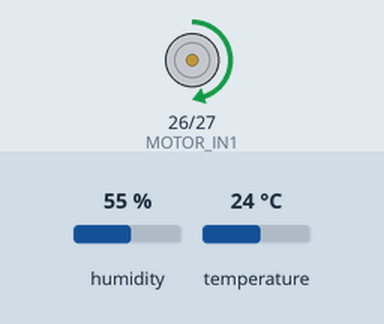
Bench run of a sketch on a simulated ESP32. Shown: motor-driver pin pairs drawn as motors (green arrow = first pin HIGH = forward, orange = second pin HIGH = backward, longer = more drive, scaled by the enable pin). Inputs (shaded band) come from the test bench; at power-on: temperature 24 °C, humidity 55 %. Nothing arrives over Bluetooth unless stated; a phone connects over Bluetooth LE 3 s after start; what the sketch prints to the serial monitor is not drawn.

Above: at 3.2 s.
3.3 s: temperature set to 28 °C
At 5.8 s:
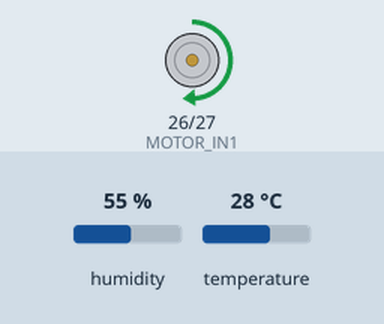
13.0 s: temperature set to 12 °C
At 14.8 s:
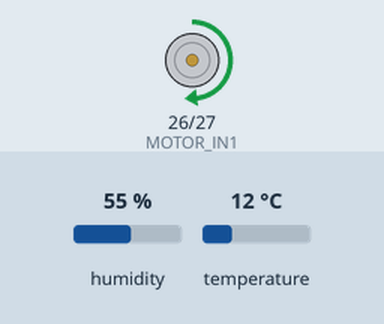
Timing chart, 0 to 16.6 s (numbered marks = the images above; inputs shaded):
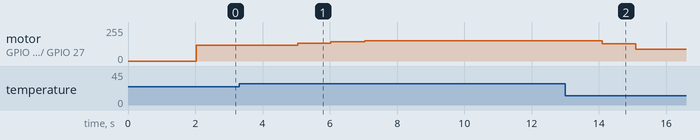

The sketch:

temperatura.ino
```cpp
#include <Arduino.h>
#include <BLEDevice.h>
#include <BLEServer.h>
#include <BLEUtils.h>
#include <BLE2902.h>
#include <DHT.h>
#include <ArduinoJson.h>

// =====================
// Configuración DHT11
// =====================
#define DHTPIN 4
#define DHTTYPE DHT11
DHT dht(DHTPIN, DHTTYPE);

// ================================
// Motor + Puente H (L298N/L293D)
// ================================
#define MOTOR_PWM_PIN 25
#define MOTOR_IN1 26
#define MOTOR_IN2 27
#define PWM_CHANNEL 0
#define PWM_FREQ 1000
#define PWM_RESOLUTION 8

// ===========
// BLE UUIDs
// ===========
#define SERVICE_UUID "4fafc201-1fb5-459e-8fcc-c5c9c331914b"
#define CHAR_TX_UUID "beb5483e-36e1-4688-b7f5-ea07361b26a8" // Notify ESP32->App
#define CHAR_RX_UUID "1c95d5e3-d8f7-413a-bf3d-7a2e5d7be87e" // Write  App->ESP32

// ===================
// Variables de control
// ===================
float currentTemp = 25.0;   // valor inicial razonable
float setpoint    = 24.0;
int   pwmValue    = 0;      // 0..100 (lógico, lo que ve la app)
bool  autoMode    = true;   // AUTO=true, MANUAL=false
bool  locked      = false;

unsigned long lastSensorRead = 0;
unsigned long lastBLESend    = 0;

const unsigned long SENSOR_INTERVAL = 1000;  // ms (DHT11 ~1s)
const unsigned long BLE_INTERVAL    = 1000;  // ms

// Para lecturas robustas
float lastValidTemp = 25.0;
bool  hasValidTemp  = false;

// Alarmas como arreglo
#include <vector>
std::vector<String> alarms;

// BLE
BLEServer*         pServer           = nullptr;
BLECharacteristic* pTxCharacteristic = nullptr;
bool deviceConnected = false;

// =========================
// Media móvil (suavizado)
// =========================
const int  AVG_N  = 5;
float      avgBuf[AVG_N] = {0};
int        avgIdx        = 0;
bool       avgPriming    = true;

// ============================================
// PROTOTIPOS
// ============================================
void sendAck(bool ok, const String& error);
void setupBLE();
void setupMotor();
float readTemperature();
void  controlLoop();
void  sendBLEData();

// ============================================
// ACK
// ============================================
void sendAck(bool ok, const String& error) {
  StaticJsonDocument<128> doc;
  doc["ok"] = ok;
  if (error.length() > 0) doc["error"] = error;

  String response;
  serializeJson(doc, response);

  if (deviceConnected && pTxCharacteristic) {
    pTxCharacteristic->setValue((uint8_t*)response.c_str(), response.length());
    pTxCharacteristic->notify();
  }
}

// ============================================
// Callbacks BLE
// ============================================
class ServerCallbacks: public BLEServerCallbacks {
  void onConnect(BLEServer* pServer) override {
    deviceConnected = true;
    Serial.println("Cliente conectado");
  }
  void onDisconnect(BLEServer* pServer) override {
    deviceConnected = false;
    Serial.println("Cliente desconectado");
    delay(500);
    pServer->startAdvertising();
  }
};

class RxCallbacks: public BLECharacteristicCallbacks {
  void onWrite(BLECharacteristic *pCharacteristic) override {
    String rxValue = pCharacteristic->getValue();
    if (rxValue.length() == 0) return;

    Serial.print("Recibido: ");
    Serial.println(rxValue);

    StaticJsonDocument<256> doc;
    DeserializationError err = deserializeJson(doc, rxValue);
    if (err) {
      Serial.print("Error parseando JSON: ");
      Serial.println(err.c_str());
      return;
    }

    String cmd = doc["cmd"] | "";

    // ---------- SETPOINT ----------
    if (cmd == "set_sp") {
      if (!locked) {
        float v = doc["value"] | setpoint;

        // 🔧 Rango válido 20–30 °C
        if (v < 20.0f) v = 20.0f;
        if (v > 30.0f) v = 30.0f;

        setpoint = v;
        sendAck(true, "");
        Serial.printf("Nuevo setpoint: %.1f\n", setpoint);
      } else {
        sendAck(false, "SP_LOCKED");
      }
    }

    // ---------- MODO AUTO/MANUAL ----------
    else if (cmd == "set_mode") {
      // Bloqueamos cambio de modo si locked = true
      if (locked) {
        sendAck(false, "MODE_LOCKED");
        Serial.println("Intento de cambiar modo estando BLOQUEADO");
        return;
      }

      String mode = doc["value"] | "AUTO";
      autoMode = (mode == "AUTO");
      sendAck(true, "");
      Serial.printf("Modo: %s\n", autoMode ? "AUTO" : "MANUAL");
    }

    // ---------- BLOQUEO ----------
    else if (cmd == "set_lock") {
      bool v = doc["value"] | false;
      locked = v;
      sendAck(true, "");
      Serial.printf("Bloqueo: %s\n", locked ? "ACTIVADO" : "DESACTIVADO");
    }

    // ---------- PWM MANUAL ----------
    else if (cmd == "set_pwm") {
      // En AUTO jamás aceptamos set_pwm
      if (autoMode) {
        sendAck(false, "NOT_MANUAL_MODE");
        Serial.println("set_pwm ignorado: modo AUTO");
        return;
      }

      // Sólo en MANUAL, y si NO está bloqueado
      if (locked) {
        sendAck(false, "PWM_LOCKED");
        Serial.println("Intento de cambiar PWM MANUAL estando BLOQUEADO");
        return;
      }

      int v = doc["value"] | pwmValue;
      v = constrain(v, 0, 100);
      pwmValue = v;
      sendAck(true, "");
      Serial.printf("PWM manual (lógico): %d\n", pwmValue);
    }
  }
};

// ============================================
// BLE Setup
// ============================================
void setupBLE() {
  BLEDevice::init("ESP32-TempControl"); // nombre que filtra la app
  pServer = BLEDevice::createServer();
  pServer->setCallbacks(new ServerCallbacks());

  BLEService *pService = pServer->createService(SERVICE_UUID);

  pTxCharacteristic = pService->createCharacteristic(
    CHAR_TX_UUID,
    BLECharacteristic::PROPERTY_NOTIFY
  );
  pTxCharacteristic->addDescriptor(new BLE2902());

  BLECharacteristic *pRxCharacteristic = pService->createCharacteristic(
    CHAR_RX_UUID,
    BLECharacteristic::PROPERTY_WRITE
  );
  pRxCharacteristic->setCallbacks(new RxCallbacks());

  pService->start();

  BLEAdvertising *pAdvertising = BLEDevice::getAdvertising();
  pAdvertising->addServiceUUID(SERVICE_UUID);
  pAdvertising->setScanResponse(false);
  pAdvertising->setMinPreferred(0x0);
  BLEDevice::startAdvertising();

  Serial.println("BLE iniciado. Esperando conexión...");
}

// ============================================
// Motor + PWM
// ============================================
void setupMotor() {
  pinMode(MOTOR_IN1, OUTPUT);
  pinMode(MOTOR_IN2, OUTPUT);

  digitalWrite(MOTOR_IN1, HIGH);
  digitalWrite(MOTOR_IN2, LOW);

#if ESP_ARDUINO_VERSION >= ESP_ARDUINO_VERSION_VAL(3, 0, 0)
  ledcAttach(MOTOR_PWM_PIN, PWM_FREQ, PWM_RESOLUTION);
#else
  ledcSetup(PWM_CHANNEL, PWM_FREQ, PWM_RESOLUTION);
  ledcAttachPin(MOTOR_PWM_PIN, PWM_CHANNEL);
#endif

  Serial.println("Motor configurado");
}

// ============================================
// Lectura + Media móvil (robusta)
// ============================================
float readTemperature() {
  alarms.clear();

  float raw = dht.readTemperature();
  bool error = false;

  if (isnan(raw)) {
    alarms.push_back("SENSOR_ERROR");
    error = true;
  } else if (raw < -10 || raw > 60) {
    alarms.push_back("TEMP_OUT_OF_RANGE");
    error = true;
  }

  if (error) {
    // Si ya tenemos alguna lectura válida → la usamos
    if (hasValidTemp) {
      Serial.println("⚠️ DHT inválido, usando última temperatura válida");
      return lastValidTemp;
    }
    // Si nunca hubo una válida, devolvemos currentTemp (inicial)
    Serial.println("⚠️ DHT inválido, sin lecturas previas, usando valor inicial");
    return currentTemp;
  }

  // Media móvil simple
  avgBuf[avgIdx] = raw;
  avgIdx = (avgIdx + 1) % AVG_N;

  float sum = 0;
  int count = avgPriming ? (avgIdx == 0 ? AVG_N : avgIdx) : AVG_N;
  if (avgIdx == 0) avgPriming = false;

  for (int i = 0; i < count; i++) sum += avgBuf[i];
  float filtered = sum / count;

  // Guardamos como "última válida"
  lastValidTemp = filtered;
  hasValidTemp  = true;

  return filtered;
}

// ============================================
// Lazo de control (LO QUE PEDISTE)
//  - PV = SP - 2 → PWM app = 0
//  - PV = SP     → PWM app = 50
//  - PV = SP + 2 → PWM app = 100
//  Extendido por saturación:
//  - PV <= SP - 2 → 0
//  - PV >= SP + 2 → 100
//  Y mapeo motor:
//  - PWM app 0   → 35% real
//  - PWM app 100 → 60% real
// ============================================
void controlLoop() {
  // ---------- MODO AUTO ----------
  if (autoMode) {
    // delta = PV - SP
    float delta = currentTemp - setpoint;
    float logicalPwmF = 0.0f;

    // Caso 1: por debajo de SP - 2 → PWM = 0
    if (delta <= -2.0f) {
      logicalPwmF = 0.0f;
    }
    // Caso 2: por encima de SP + 2 → PWM = 100
    else if (delta >= 2.0f) {
      logicalPwmF = 100.0f;
    }
    // Caso 3: entre SP - 2 y SP → ramp 0 → 50
    else if (delta < 0.0f) {
      // delta ∈ (-2, 0)
      // mapeo: delta=-2 → 0, delta=0 → 50
      float x = (delta + 2.0f) / 2.0f;  // 0..1
      logicalPwmF = x * 50.0f;          // 0..50
    }
    // Caso 4: entre SP y SP + 2 → ramp 50 → 100
    else {
      // delta ∈ [0, 2)
      // mapeo: delta=0 → 50, delta=2 → 100
      float x = delta / 2.0f;           // 0..1
      logicalPwmF = 50.0f + x * 50.0f;  // 50..100
    }

    // Clamp final
    if (logicalPwmF < 0.0f)   logicalPwmF = 0.0f;
    if (logicalPwmF > 100.0f) logicalPwmF = 100.0f;

    pwmValue = (int)(logicalPwmF + 0.5f); // redondeo
  }

  // ---------- MODO MANUAL ----------
  // En MANUAL, pwmValue viene de set_pwm (0..100)

  // Clamp general
  if (pwmValue < 0)   pwmValue = 0;
  if (pwmValue > 100) pwmValue = 100;

  int logicalPwm   = pwmValue;
  int effectivePwm = 0;

  // ======================================
  // Mapeo PWM lógico (0..100) → real (35..60)
  //  App 0   -> 35% real
  //  App 100 -> 60% real
  //  E = 35 + 0.25 * L
  // ======================================
  effectivePwm = 35 + (logicalPwm * 25) / 100;
  if (effectivePwm > 60) effectivePwm = 60;

  int duty = map(effectivePwm, 0, 100, 0, 255);

#if ESP_ARDUINO_VERSION >= ESP_ARDUINO_VERSION_VAL(3, 0, 0)
  ledcWrite(MOTOR_PWM_PIN, duty);
#else
  ledcWrite(PWM_CHANNEL, duty);
#endif

  // Debug para validar comportamiento
  // Serial.printf("SP=%.1f PV=%.1f delta=%.2f | PWM_app=%d, PWM_real=%d, duty=%d\n",
  //               setpoint, currentTemp, delta, logicalPwm, effectivePwm, duty);
}

// ============================================
// Telemetría BLE (JSON enmarcado) + DEBUG
// ============================================
void sendBLEData() {
  if (!deviceConnected || !pTxCharacteristic) return;

  StaticJsonDocument<512> doc;
  doc["pv"]   = currentTemp;
  doc["sp"]   = setpoint;
  doc["pwm"]  = pwmValue; // PWM lógico 0–100
  doc["mode"] = autoMode ? "AUTO" : "MANUAL";
  doc["locked"] = locked;

  JsonArray a = doc.createNestedArray("alarms");
  for (auto &s : alarms) a.add(s);

  doc["timestamp"] = millis() / 1000;

  String out;
  serializeJson(doc, out);

  String framed = "<<" + out + ">>";

  Serial.print("Enviando framed: ");
  Serial.println(framed);

  pTxCharacteristic->setValue((uint8_t*)framed.c_str(), framed.length());
  pTxCharacteristic->notify();
}

// ============================================
// SETUP
// ============================================
void setup() {
  Serial.begin(115200);
  Serial.println("\n=== Sistema de Control de Temperatura ===\n");

  dht.begin();
  delay(2000);

  // Inicializamos buffer de media móvil con el valor inicial
  for (int i = 0; i < AVG_N; i++) {
    avgBuf[i] = currentTemp;
  }
  hasValidTemp  = false;
  avgIdx        = 0;
  avgPriming    = true;

  setupMotor();
  setupBLE();

  Serial.println("✓ Sistema iniciado. Esperando conexión BLE...");
}

// ============================================
// LOOP
// ============================================
void loop() {
  unsigned long now = millis();

  if (now - lastSensorRead >= SENSOR_INTERVAL) {
    lastSensorRead = now;
    currentTemp = readTemperature();

    Serial.printf("PV: %.1f °C | SP: %.1f °C | PWM lógico: %d %% | MODO: %s\n",
      currentTemp, setpoint, pwmValue, autoMode ? "AUTO" : "MANUAL");

    controlLoop();
  }

  if (now - lastBLESend >= BLE_INTERVAL) {
    lastBLESend = now;
    sendBLEData();
  }

  delay(10);
}
```

Measured:
- after the input at 3.3 s, motor on GPIO 26 (MOTOR_IN1) / GPIO 27 (MOTOR_IN2): forward 119/255 → forward 134/255 after 1.7 s, → forward 144/255 0.98 s later, → forward 152/255 1.0 s later
- after the input at 13.0 s, motor on GPIO 26 (MOTOR_IN1) / GPIO 27 (MOTOR_IN2): forward 152/255 → forward 131/255 after 1.1 s, → forward 89/255 0.98 s later
